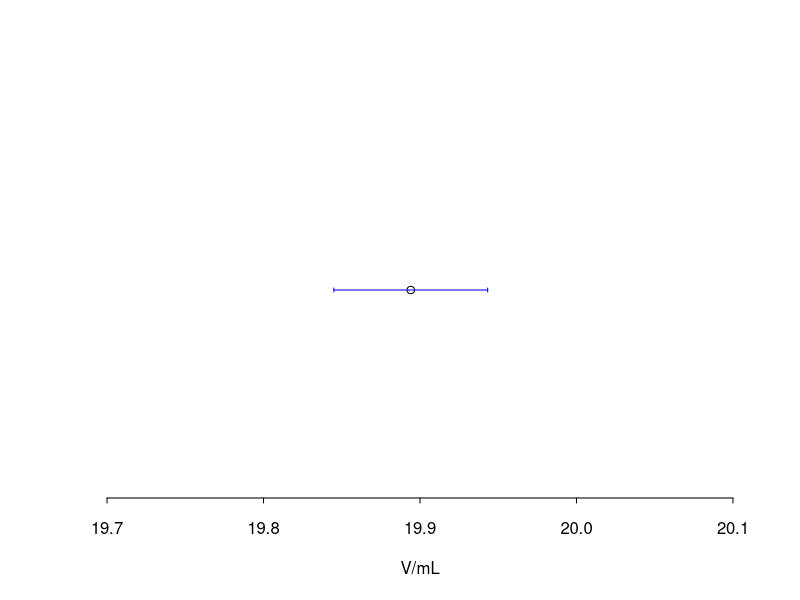
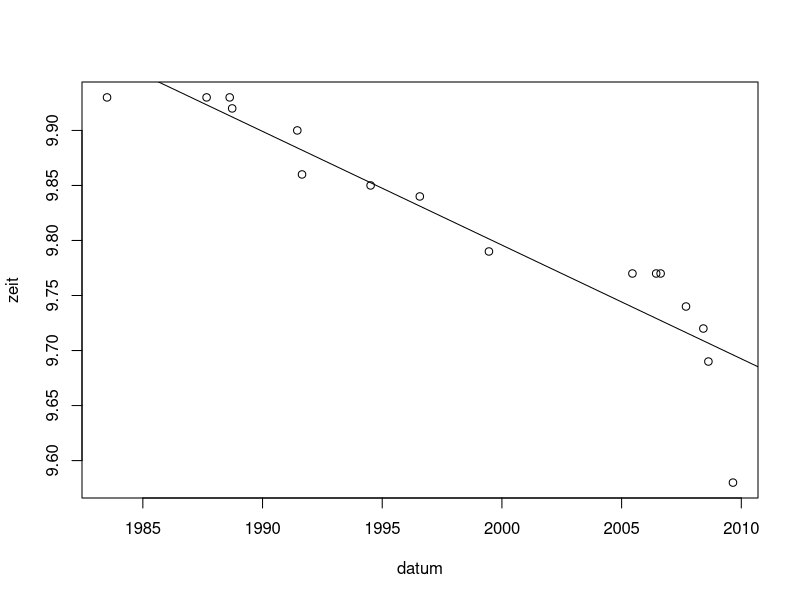

The R script that drew these images, in order:
##################Übung 1##################

#messadaten pippetiert
pipettiert_gewicht <- c(19.8689, 19.8542, 19.8443, 19.8560,19.8489,
                        19.8785, 19.8619, 19.8747, 19.8500, 19.8455) #g
#pipettierte volumen
dichte_wasser <- 0.99820 #g/cm^3 = g/mL
pipettiert <- pipettiert_gewicht / dichte_wasser #mL

#n
pip_n <- length(pipettiert)
#mean
pip_mean <- mean(pipettiert)
#standard deviation(sd)
pip_sd <- sd(pipettiert)
#variance
pip_var <- var(pipettiert)
#sd of mean
pip_mean_sd <- pip_sd / sqrt(pip_n)
#variance of mean
pip_mean_var <- pip_var / pip_n

#Output
data.frame(pip_mean, pip_sd, pip_var, pip_mean_sd, pip_mean_var)

################## END Übung 1##################




##################Übung 2##################

#degrees of freedom
pip_v <- pip_n <- 1

#fractiles
pip_fractile_95 <- qt(0.975, pip_v)
pip_fractile_99 <- qt(0.995, pip_v)

# +- im Vertrauensintervall
pip_cx_95 <- pip_fractile_95 * pip_mean_sd
pip_cx_99 <- pip_fractile_99 * pip_mean_sd

cat("95 % Vertrauensintervall : [", pip_mean - pip_cx_95,
    " mL,", pip_mean + pip_cx_95, "mL]")

cat("\n99 % Vertrauensintervall : [", pip_mean - pip_cx_99,
    " mL,", pip_mean + pip_cx_99, "mL]")

#plot
plot(pip_mean, 1, xlim=c(19.7, 20.1), yaxt="n",
     ylab="", xlab="V/mL", tcl=-0.25, frame.plot=FALSE)
arrows(pip_mean - pip_cx_95, 1, pip_mean + pip_cx_95,
       code=3, angle=90, length=0.02, col="blue")
arrows(20-0.05, 0.2, 20+0.05, 0.2,
       code=3, angle=90, length=0.02, col="red")

##################END Übung 2##################



##################Übung 3##################

#Vertrauensintervall
cat("\n19.90 +- 0.05 mL")
#Standardabweichung
cat("\n19.894(12) mL")


##################END Übung 3##################


##################Übung 3##################

datum <- c(1983.504, 1987.663, 1988.628, 1988.732, 1991.452, 1991.649, 1994.514, 1996.570, 1999.458, 2005.452, 2006.444, 2006.630, 2007.690, 2008.415, 2008.626, 2009.652)
zeit <-c(9.93, 9.93, 9.93, 9.92, 9.90, 9.86, 9.85, 9.84, 9.79, 9.77, 9.77, 9.77, 9.74, 9.72, 9.69, 9.58)

linear_model <-lm(zeit ~ datum)
summary(linear_model)
plot(datum , zeit)
abline(linear_model)

#somenewline

##################END Übung 3##################


  